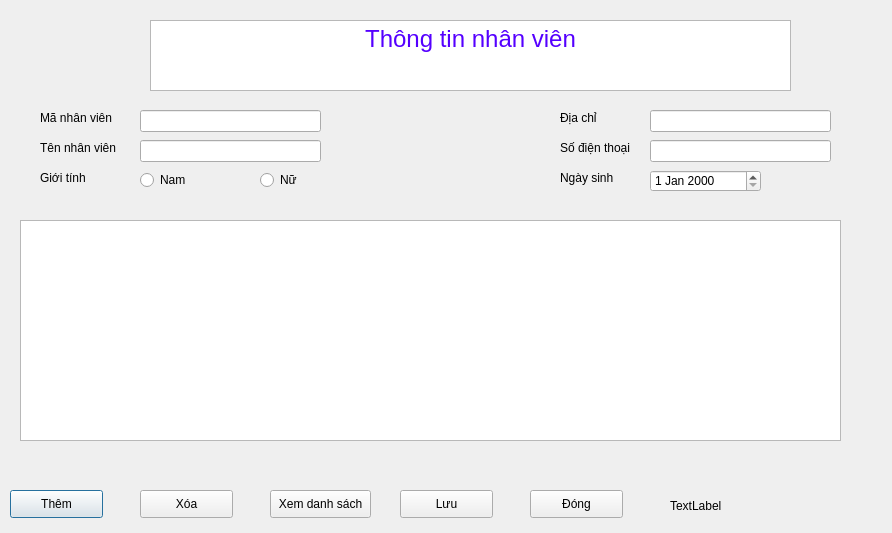
<?xml version="1.0" encoding="UTF-8"?>
<ui version="4.0">
 <class>ThongTinNhanVien</class>
 <widget class="QDialog" name="ThongTinNhanVien">
  <property name="geometry">
   <rect>
    <x>0</x>
    <y>0</y>
    <width>892</width>
    <height>533</height>
   </rect>
  </property>
  <property name="windowTitle">
   <string>Thông tin nhân viên</string>
  </property>
  <widget class="QTextBrowser" name="textBrowser">
   <property name="geometry">
    <rect>
     <x>150</x>
     <y>20</y>
     <width>641</width>
     <height>71</height>
    </rect>
   </property>
   <property name="html">
    <string>&lt;!DOCTYPE HTML PUBLIC &quot;-//W3C//DTD HTML 4.0//EN&quot; &quot;http://www.w3.org/TR/REC-html40/strict.dtd&quot;&gt;
&lt;html&gt;&lt;head&gt;&lt;meta name=&quot;qrichtext&quot; content=&quot;1&quot; /&gt;&lt;style type=&quot;text/css&quot;&gt;
p, li { white-space: pre-wrap; }
&lt;/style&gt;&lt;/head&gt;&lt;body style=&quot; font-family:'MS Shell Dlg 2'; font-size:7.8pt; font-weight:400; font-style:normal;&quot;&gt;
&lt;p align=&quot;center&quot; style=&quot; margin-top:12px; margin-bottom:12px; margin-left:0px; margin-right:0px; -qt-block-indent:0; text-indent:0px;&quot;&gt;&lt;span style=&quot; font-size:18pt; color:#5500ff;&quot;&gt;Thông tin nhân viên&lt;/span&gt;&lt;/p&gt;&lt;/body&gt;&lt;/html&gt;</string>
   </property>
  </widget>
  <widget class="QDateEdit" name="dateEdit_NgaySinh">
   <property name="geometry">
    <rect>
     <x>650</x>
     <y>170</y>
     <width>111</width>
     <height>22</height>
    </rect>
   </property>
  </widget>
  <widget class="QLabel" name="label">
   <property name="geometry">
    <rect>
     <x>40</x>
     <y>110</y>
     <width>91</width>
     <height>16</height>
    </rect>
   </property>
   <property name="text">
    <string>Mã nhân viên</string>
   </property>
  </widget>
  <widget class="QLabel" name="label_2">
   <property name="geometry">
    <rect>
     <x>40</x>
     <y>140</y>
     <width>91</width>
     <height>16</height>
    </rect>
   </property>
   <property name="text">
    <string>Tên nhân viên</string>
   </property>
  </widget>
  <widget class="QLabel" name="label_3">
   <property name="geometry">
    <rect>
     <x>560</x>
     <y>110</y>
     <width>55</width>
     <height>16</height>
    </rect>
   </property>
   <property name="text">
    <string>Địa chỉ</string>
   </property>
  </widget>
  <widget class="QLabel" name="label_7">
   <property name="geometry">
    <rect>
     <x>40</x>
     <y>170</y>
     <width>55</width>
     <height>16</height>
    </rect>
   </property>
   <property name="text">
    <string>Giới tính</string>
   </property>
  </widget>
  <widget class="QLabel" name="label_8">
   <property name="geometry">
    <rect>
     <x>560</x>
     <y>140</y>
     <width>91</width>
     <height>16</height>
    </rect>
   </property>
   <property name="text">
    <string>Số điện thoại</string>
   </property>
  </widget>
  <widget class="QLabel" name="label_9">
   <property name="geometry">
    <rect>
     <x>560</x>
     <y>170</y>
     <width>61</width>
     <height>16</height>
    </rect>
   </property>
   <property name="text">
    <string>Ngày sinh</string>
   </property>
  </widget>
  <widget class="QLineEdit" name="lineEdit_MaNhanVien">
   <property name="geometry">
    <rect>
     <x>140</x>
     <y>110</y>
     <width>181</width>
     <height>22</height>
    </rect>
   </property>
  </widget>
  <widget class="QLineEdit" name="lineEdit_TenNhanVien">
   <property name="geometry">
    <rect>
     <x>140</x>
     <y>140</y>
     <width>181</width>
     <height>22</height>
    </rect>
   </property>
  </widget>
  <widget class="QLineEdit" name="lineEdit_DiaChi">
   <property name="geometry">
    <rect>
     <x>650</x>
     <y>110</y>
     <width>181</width>
     <height>22</height>
    </rect>
   </property>
  </widget>
  <widget class="QLineEdit" name="lineEdit_SoDienThoai">
   <property name="geometry">
    <rect>
     <x>650</x>
     <y>140</y>
     <width>181</width>
     <height>22</height>
    </rect>
   </property>
  </widget>
  <widget class="QRadioButton" name="radioButton_Nam">
   <property name="geometry">
    <rect>
     <x>140</x>
     <y>170</y>
     <width>61</width>
     <height>20</height>
    </rect>
   </property>
   <property name="text">
    <string>Nam</string>
   </property>
  </widget>
  <widget class="QRadioButton" name="radioButton_Nu">
   <property name="geometry">
    <rect>
     <x>260</x>
     <y>170</y>
     <width>61</width>
     <height>20</height>
    </rect>
   </property>
   <property name="text">
    <string>Nữ</string>
   </property>
  </widget>
  <widget class="QPushButton" name="pushButton_Them">
   <property name="geometry">
    <rect>
     <x>10</x>
     <y>490</y>
     <width>93</width>
     <height>28</height>
    </rect>
   </property>
   <property name="text">
    <string>Thêm</string>
   </property>
  </widget>
  <widget class="QPushButton" name="pushButton_2">
   <property name="geometry">
    <rect>
     <x>140</x>
     <y>490</y>
     <width>93</width>
     <height>28</height>
    </rect>
   </property>
   <property name="text">
    <string>Xóa</string>
   </property>
  </widget>
  <widget class="QPushButton" name="pushButton_XemDanhSach">
   <property name="geometry">
    <rect>
     <x>270</x>
     <y>490</y>
     <width>101</width>
     <height>28</height>
    </rect>
   </property>
   <property name="text">
    <string>Xem danh sách</string>
   </property>
  </widget>
  <widget class="QPushButton" name="pushButton_4">
   <property name="geometry">
    <rect>
     <x>400</x>
     <y>490</y>
     <width>93</width>
     <height>28</height>
    </rect>
   </property>
   <property name="text">
    <string>Lưu</string>
   </property>
  </widget>
  <widget class="QPushButton" name="pushButton_5">
   <property name="geometry">
    <rect>
     <x>530</x>
     <y>490</y>
     <width>93</width>
     <height>28</height>
    </rect>
   </property>
   <property name="text">
    <string>Đóng</string>
   </property>
  </widget>
  <widget class="QLabel" name="label_ThongTinNhanVien">
   <property name="geometry">
    <rect>
     <x>670</x>
     <y>496</y>
     <width>201</width>
     <height>20</height>
    </rect>
   </property>
   <property name="text">
    <string>TextLabel</string>
   </property>
  </widget>
  <widget class="QTableView" name="tableView">
   <property name="geometry">
    <rect>
     <x>20</x>
     <y>220</y>
     <width>821</width>
     <height>221</height>
    </rect>
   </property>
  </widget>
 </widget>
 <resources/>
 <connections/>
</ui>
